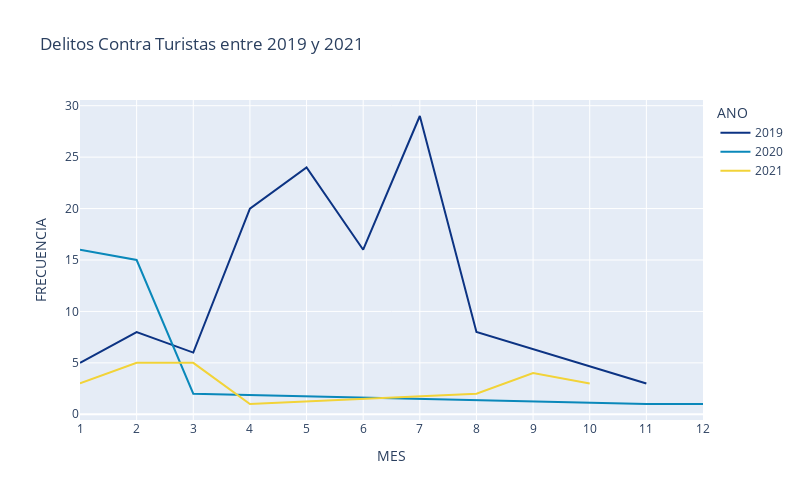

This figure's notebook cell:
### Markdown cell above
For our next step, let's do a comparison of the crime frecuency between 2019 and 2022

### Code cell
monthly_crimes_df = crimesbymonth(df_crimes).to_frame().reset_index()
monthly_crimes_df.columns = ["PERIODO",'FRECUENCIA']
monthly_crimes_df['ANO'] = monthly_crimes_df['PERIODO'].dt.year
monthly_crimes_df['MES'] = monthly_crimes_df['PERIODO'].dt.month
fig = px.line(monthly_crimes_df, x="MES", y="FRECUENCIA", title='Delitos Contra Turistas entre 2019 y 2021', 
              color='ANO',width=800, 
              height=500,
              color_discrete_sequence=px.colors.diverging.Portland,
              category_orders={"MES": [1,2,3,4,5,6,7,8,9,10,11,12]})
fig.update_xaxes(type='category')
fig.show()

### Figure 1 — Plotly figure (JSON) as saved in the notebook; plotly's stock layout.template omitted (floating-point values rounded to 4 significant figures)
{"data": [{"hovertemplate": "ANO=2019<br>MES=%{x}<br>FRECUENCIA=%{y}<extra></extra>", "legendgroup": "2019", "line": {"color": "rgb(12,51,131)", "dash": "solid"}, "marker": {"symbol": "circle"}, "mode": "lines", "name": "2019", "orientation": "v", "showlegend": true, "type": "scatter", "x": [1, 2, 3, 4, 5, 6, 7, 8, 11], "xaxis": "x", "y": [5, 8, 6, 20, 24, 16, 29, 8, 3], "yaxis": "y"}, {"hovertemplate": "ANO=2020<br>MES=%{x}<br>FRECUENCIA=%{y}<extra></extra>", "legendgroup": "2020", "line": {"color": "rgb(10,136,186)", "dash": "solid"}, "marker": {"symbol": "circle"}, "mode": "lines", "name": "2020", "orientation": "v", "showlegend": true, "type": "scatter", "x": [1, 2, 3, 11, 12], "xaxis": "x", "y": [16, 15, 2, 1, 1], "yaxis": "y"}, {"hovertemplate": "ANO=2021<br>MES=%{x}<br>FRECUENCIA=%{y}<extra></extra>", "legendgroup": "2021", "line": {"color": "rgb(242,211,56)", "dash": "solid"}, "marker": {"symbol": "circle"}, "mode": "lines", "name": "2021", "orientation": "v", "showlegend": true, "type": "scatter", "x": [1, 2, 3, 4, 8, 9, 10], "xaxis": "x", "y": [3, 5, 5, 1, 2, 4, 3], "yaxis": "y"}], "layout": {"height": 500, "legend": {"title": {"text": "ANO"}, "tracegroupgap": 0}, "title": {"text": "Delitos Contra Turistas entre 2019 y 2021"}, "width": 800, "xaxis": {"anchor": "y", "categoryarray": [1, 2, 3, 4, 5, 6, 7, 8, 9, 10, 11, 12], "categoryorder": "array", "domain": [0, 1], "title": {"text": "MES"}, "type": "category"}, "yaxis": {"anchor": "x", "domain": [0, 1], "title": {"text": "FRECUENCIA"}}}}
